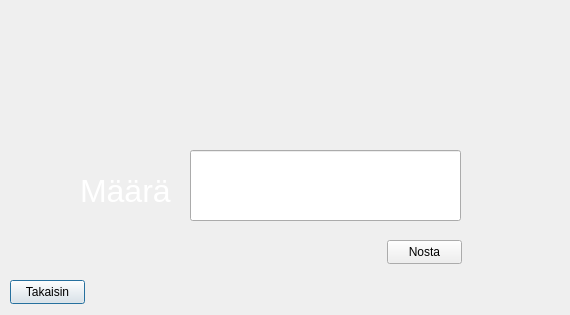
<?xml version="1.0" encoding="UTF-8"?>
<ui version="4.0">
 <class>WithdrawWindow</class>
 <widget class="QDialog" name="WithdrawWindow">
  <property name="geometry">
   <rect>
    <x>0</x>
    <y>0</y>
    <width>570</width>
    <height>315</height>
   </rect>
  </property>
  <property name="windowTitle">
   <string>Dialog</string>
  </property>
  <property name="styleSheet">
   <string notr="true">QLabel {
color: white;
}</string>
  </property>
  <widget class="QLabel" name="label_1">
   <property name="geometry">
    <rect>
     <x>0</x>
     <y>0</y>
     <width>571</width>
     <height>91</height>
    </rect>
   </property>
   <property name="styleSheet">
    <string notr="true">image: url(:/images/otti2.png);</string>
   </property>
   <property name="text">
    <string/>
   </property>
  </widget>
  <widget class="QLabel" name="label_2">
   <property name="geometry">
    <rect>
     <x>0</x>
     <y>85</y>
     <width>571</width>
     <height>231</height>
    </rect>
   </property>
   <property name="font">
    <font>
     <pointsize>28</pointsize>
    </font>
   </property>
   <property name="styleSheet">
    <string notr="true">image: url(:/images/default.png);</string>
   </property>
   <property name="text">
    <string/>
   </property>
  </widget>
  <widget class="QPushButton" name="backButton">
   <property name="geometry">
    <rect>
     <x>10</x>
     <y>280</y>
     <width>75</width>
     <height>24</height>
    </rect>
   </property>
   <property name="text">
    <string>Takaisin</string>
   </property>
  </widget>
  <widget class="QLabel" name="amountLabel">
   <property name="geometry">
    <rect>
     <x>80</x>
     <y>175</y>
     <width>91</width>
     <height>31</height>
    </rect>
   </property>
   <property name="font">
    <font>
     <pointsize>24</pointsize>
    </font>
   </property>
   <property name="text">
    <string>Määrä</string>
   </property>
  </widget>
  <widget class="QLineEdit" name="withdrawLineEdit">
   <property name="geometry">
    <rect>
     <x>190</x>
     <y>150</y>
     <width>271</width>
     <height>71</height>
    </rect>
   </property>
  </widget>
  <widget class="QPushButton" name="withdrawButton">
   <property name="geometry">
    <rect>
     <x>387</x>
     <y>240</y>
     <width>75</width>
     <height>24</height>
    </rect>
   </property>
   <property name="text">
    <string>Nosta</string>
   </property>
  </widget>
  <widget class="QLabel" name="infoLabel">
   <property name="geometry">
    <rect>
     <x>50</x>
     <y>100</y>
     <width>501</width>
     <height>31</height>
    </rect>
   </property>
   <property name="font">
    <font>
     <pointsize>22</pointsize>
    </font>
   </property>
   <property name="text">
    <string/>
   </property>
  </widget>
 </widget>
 <resources/>
 <connections/>
</ui>
